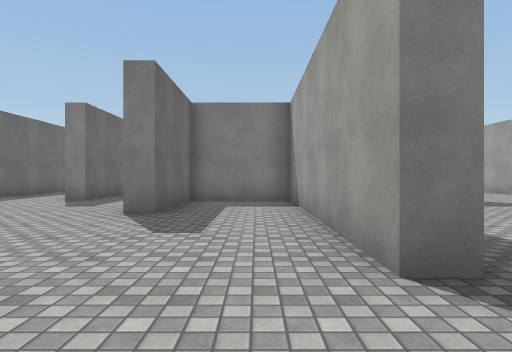
View 1 (above)

21 first-person views from a walk through a 3-D level made in the Unity game engine. The camera is 1.2 m above the floor, looks level and sees 75° across. The floor is counted in squares, 2 m on a side. Each view is taken from the middle of a square. On the plan, view 1 faces up. The plan holds only what a view shows up to about 10 squares ahead; the rest is blank. Surface patterns are stand-ins for the level's own textures.

View 2
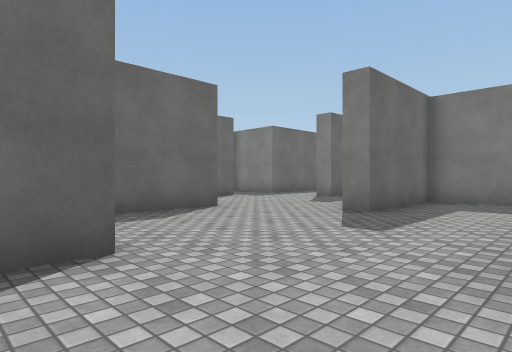

View 3
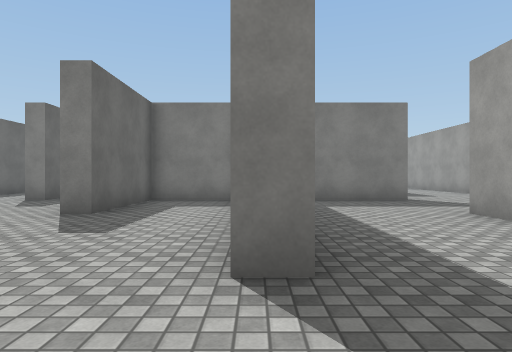

View 4
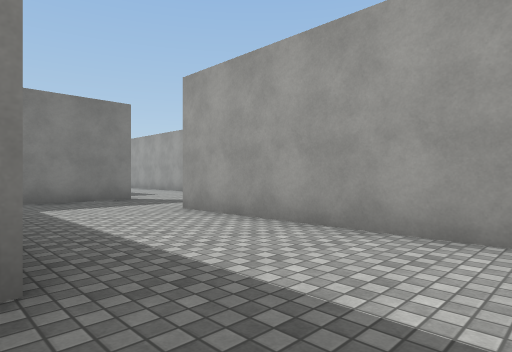

View 5
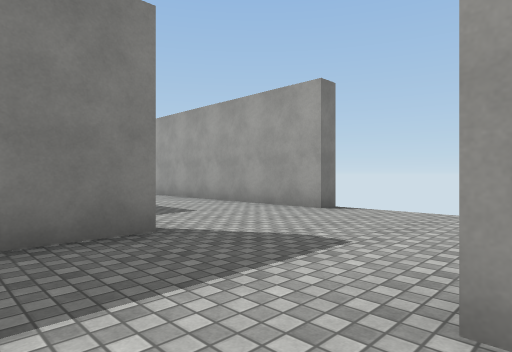

View 6
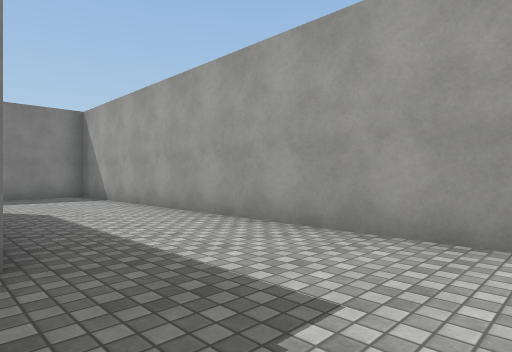

View 7
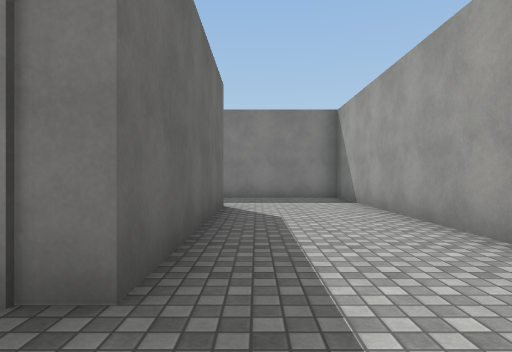

View 8
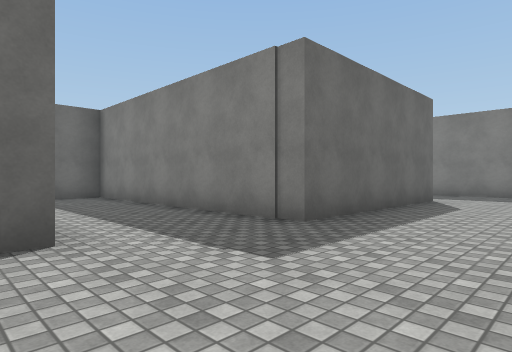

View 9
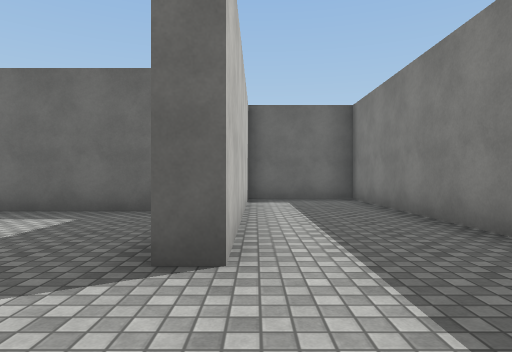

View 10
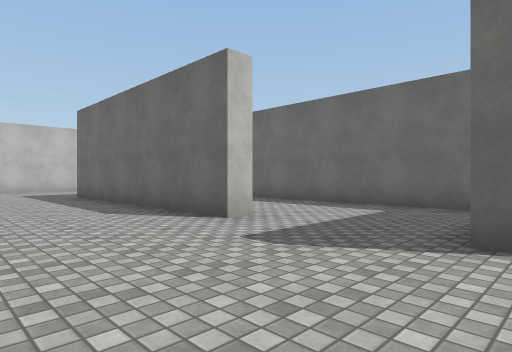

View 11
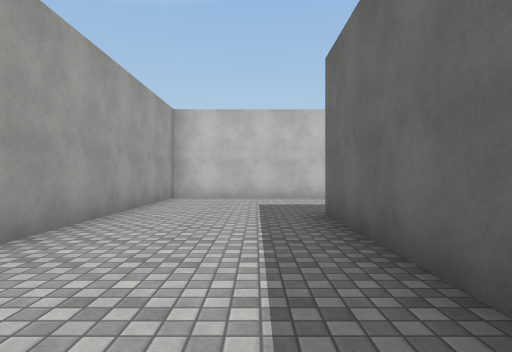

View 12
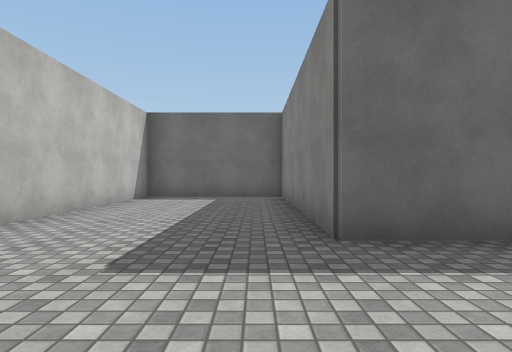

View 13
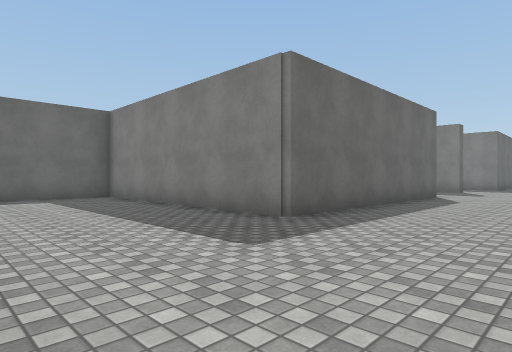

View 14
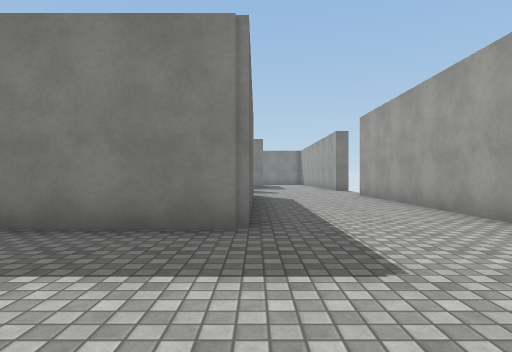

View 15
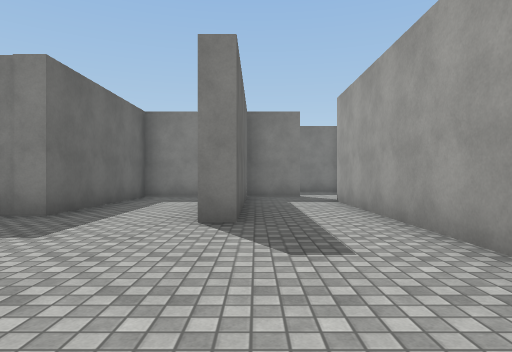

View 16
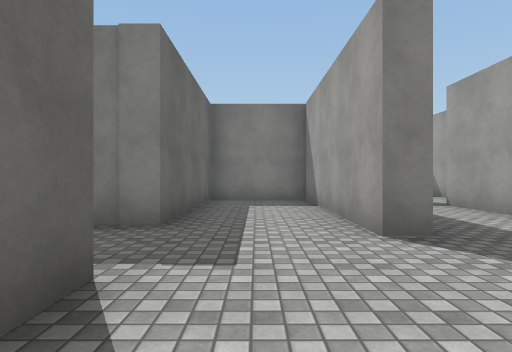

View 17
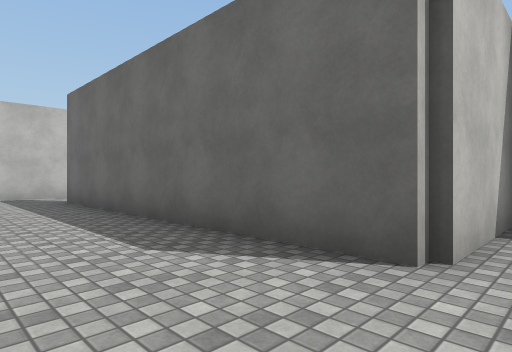

View 18
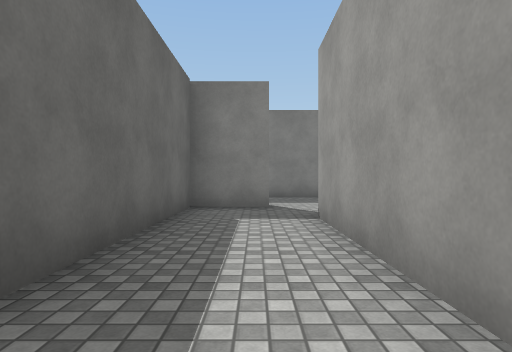

View 19
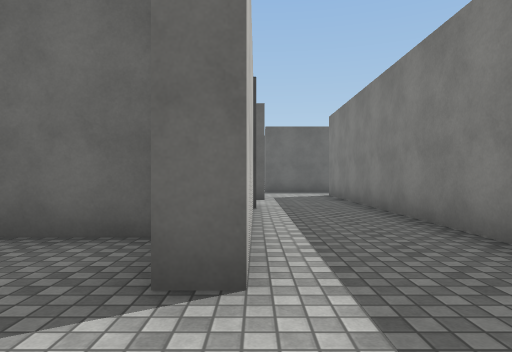

View 20
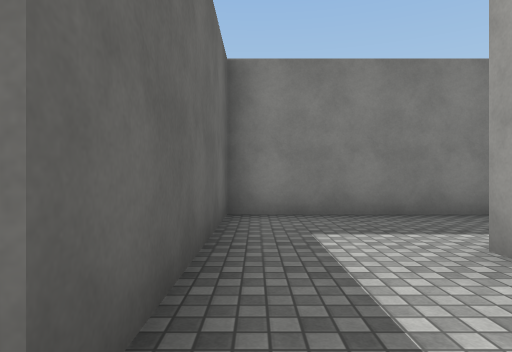

View 21
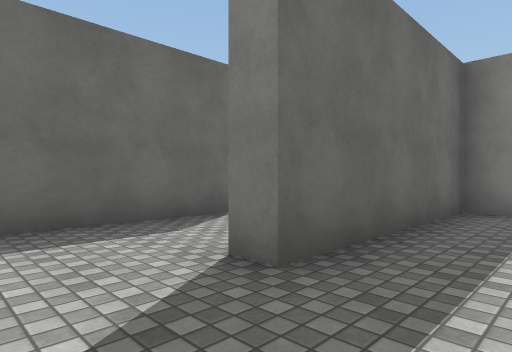

### Floor plan
Key: @ floor where view 1 was taken; # wall or solid block; . floor.
Columns run from 11 left of view 1 to 9 right of it. Each row starts with its distance up from view 1.
 20              ########
 19              #......#
 18              #......#
 17              #......#
 16 ############.#..#...#
 15 ...........#.#..#...#
 14  #..#####..#....#...#
 13     #..#.. #....#...#
 12     #..#.########...#
 11     #..#.#..........#
 10     #..#.#..........#
  9    ##..#.#..........#
  8    ......#######....
  7     .....#..#.......
  6     #....#..#.......
  5     #.......#...#...#
  4     ###.....#...#...#
  3       ##....#...#...#
  2        #....#...#...#
  1        #.#......#...#
  0        #.#.@....#...#
 -1        #.########...#
 -2        #.#..........#
 -3        #.#..........#
 -4        ..#..........#
 -5       ...#..........#
 -6       ###############

Where each view was taken, in squares from view 1:
view 1: 0 up, 0 right, facing up
view 2: 0 up, 1 right, facing up-left
view 3: 0 up, 1 right, facing up
view 4: 0 up, 1 right, facing up-right
view 5: 5 up, 3 right, facing up-right
view 6: 9 up, 5 right, facing up-right
view 7: 10 up, 6 right, facing up
view 8: 8 up, 8 right, facing up-left
view 9: 9 up, 7 right, facing left
view 10: 9 up, 8 right, facing down-left
view 11: 4 up, 6 right, facing down
view 12: 2 down, 8 right, facing left
view 13: 5 down, 8 right, facing up-left
view 14: 5 down, 5 right, facing up
view 15: 4 up, 4 left, facing up
view 16: 5 up, 6 left, facing up
view 17: 5 up, 2 left, facing down-left
view 18: 7 up, 3 left, facing up
view 19: 14 up, 1 left, facing left
view 20: 14 up, 3 right, facing up
view 21: 13 up, 4 right, facing up-left
